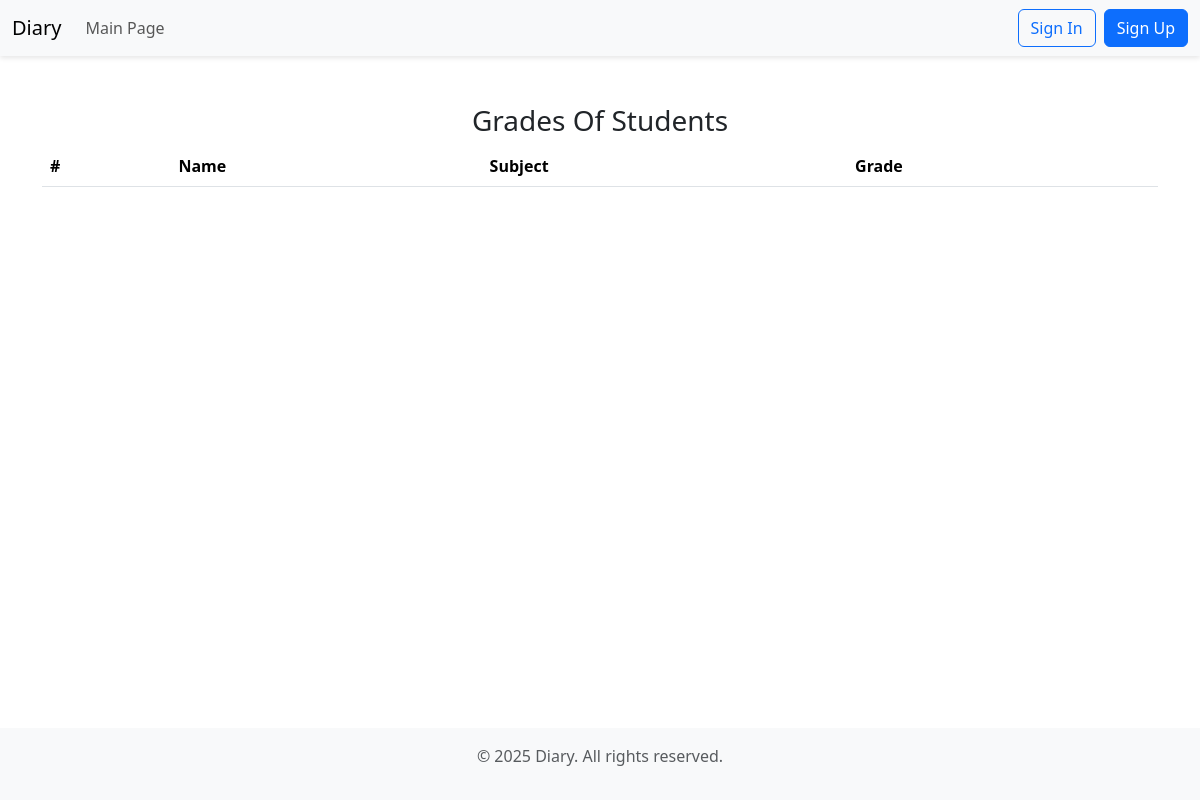
Before: / with the older database file.
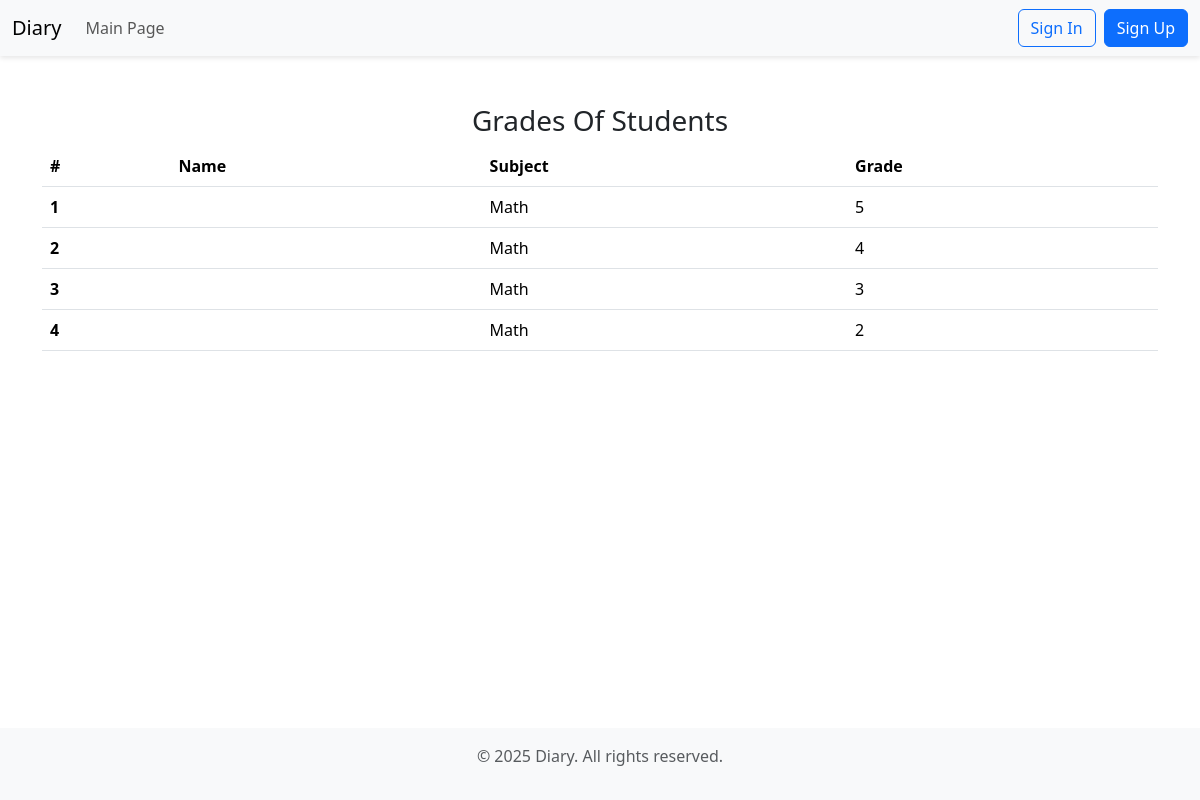
After: the same page with the newer database file.
### grade/models.py (models this page shows, shortened)
class Grade(models.Model):
    subject = models.ForeignKey(Subject, on_delete=models.CASCADE, related_name="Grades")
    student = models.ForeignKey(CustomUser, on_delete=models.CASCADE, related_name="Grades")
    grade = models.IntegerField(default=2)
    created_at = models.DateTimeField(auto_now_add=True)

class Subject(models.Model):
    subject = models.CharField(max_length=255, null=False, blank=False, verbose_name="Subject's Name")
    clas = models.ForeignKey(Clas, on_delete=models.CASCADE)
    def __str__(self) -> str:
        return f"{self.subject}"

### user/views.py (the view)
# urls.py: path("", home_page, name="home"),
def home_page(request):
    grades = Grade.objects.all()
    context = { "grades" : grades }
    return render(request, "home.html", context)

### templates/home.html (shortened to what this page needs)
{% extends "base.html" %}
{% block content %}
    <div class="container mt-5">
        <h3 class="text-center">Grades Of Students</h3>
        <table class="table">
            <thead>
                <tr>
                    <th class="col">#</th>
                    <th scope="col">Name</th>
                    <th scope="col">Subject</th>
                    <th scope="col">Grade</th>
                </tr>
            </thead>
            <tbody>
                {% for grade in grades %}
                    <tr>
                        <th scope="row">{{ grade.id }}</th>
                        <td>{{ grade.student.first_name }}</td>
                        <td>{{ grade.subject }}</td>
                        <td>{{ grade.grade }}</td>
                    </tr>
                {% endfor %}
            </tbody>
        </table>
    </div>
{% endblock content %}

### templates/base.html (shortened to what this page needs)
<!DOCTYPE html>
<html lang="en">
<head>
    <link
        href="https://cdn.jsdelivr.net/npm/bootstrap@5.3.5/dist/css/bootstrap.min.css"
        rel="stylesheet"
        >
</head>
<body>
    <nav class="navbar navbar-expand-lg bg-light">
        <div class="container-fluid">
            <a class="navbar-brand" href="/">Diary</a>
            <div class="collapse navbar-collapse" id="navbarContent">
                <ul class="navbar-nav me-auto mb-2 mb-lg-0">
                    <li class="nav-item">
                        <a class="nav-link" href="/">Main Page</a>
                    </li>
                </ul>
                <div class="d-flex">
                    {% if request.user.is_authenticated %}
                        <a href="{% url 'profile' user.id %}" class="btn btn-primary me-2">
                            {{ user.username }}
                        </a>
                        <a href="{% url 'log_out' %}" class="btn btn-outline-primary">Log Out</a>
                    {% else %}
                        <a href="{% url 'log_in' %}" class="btn btn-outline-primary me-2">Sign In</a>
                        <a href="{% url 'sign_up' %}" class="btn btn-primary">Sign Up</a>
                    {% endif %}
                </div>
            </div>
        </div>
    </nav>
    {% block content %}
    {% endblock %}
    <footer class="bg-light py-3 text-center text-muted">
        <div class="container">
            <p>&copy; 2025 Diary. All rights reserved.</p>
        </div>
    </footer>
</body>
</html>

### templates/base.html (style rules this page uses)
body { min-height: 100vh; display: flex; flex-direction: column; }
footer { margin-top: auto; }
.navbar { box-shadow: 0 2px 5px rgba(0,0,0,0.1); }

Changed rows visible on the page:
added Grade: id "1", subject "Math", grade "5"
added Grade: id "2", subject "Math", grade "4"
added Grade: id "3", subject "Math", grade "3"
added Grade: id "4", subject "Math", grade "2"
